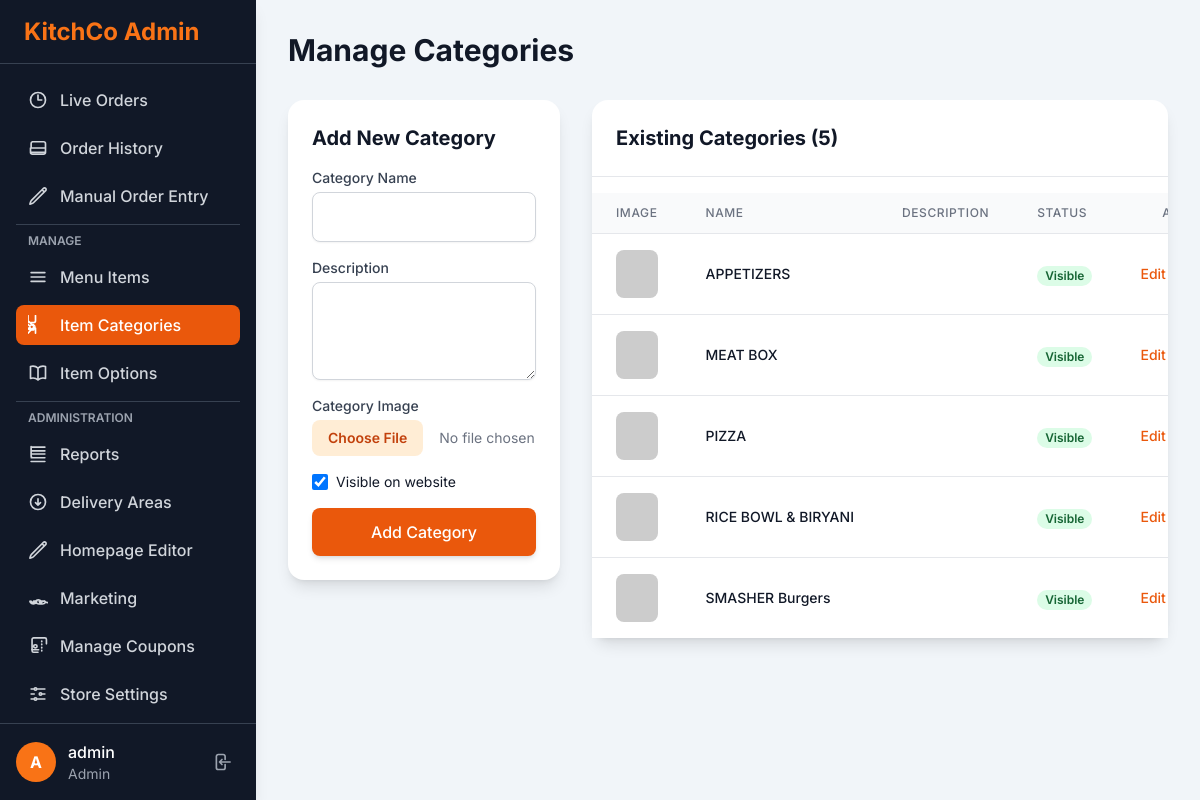
The app's page /admin/manage_categories.php (signed in), older data.
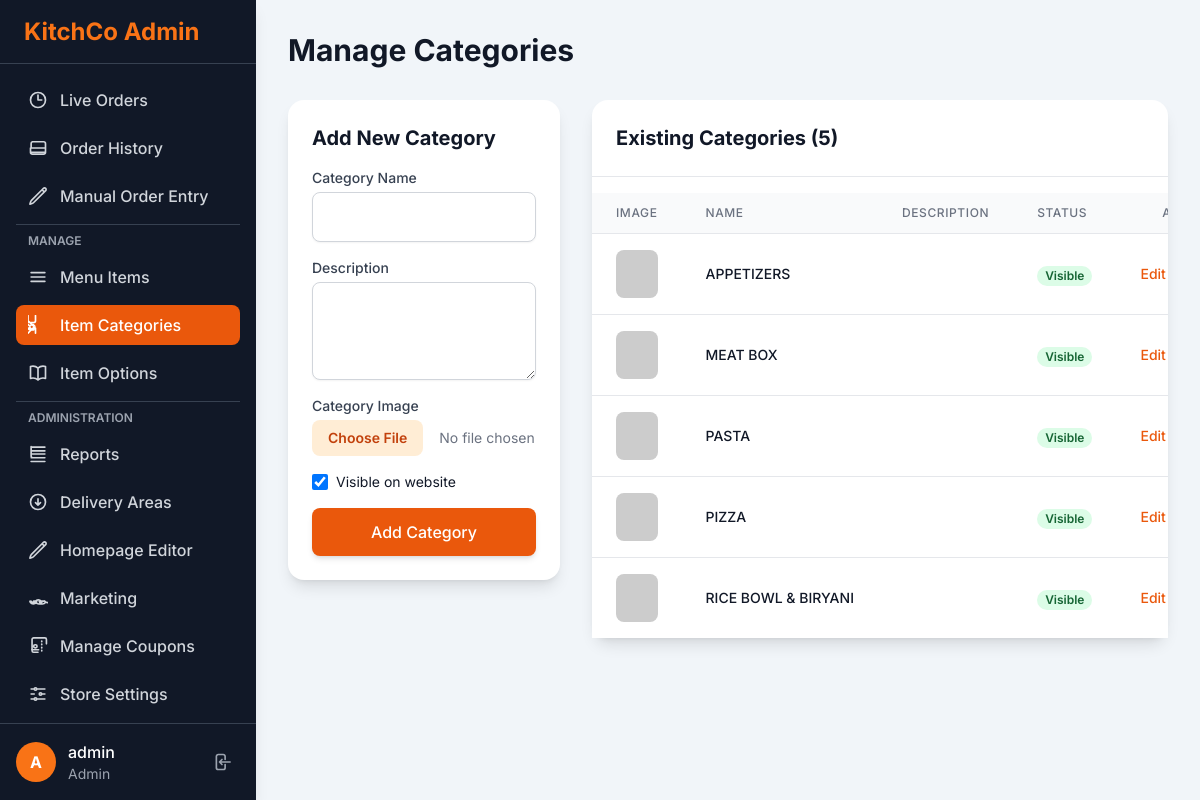
The same page, newer data.
### tables this page shows
CREATE TABLE IF NOT EXISTS `categories` (
  `id` int NOT NULL AUTO_INCREMENT,
  `name` varchar(100) NOT NULL,
  `description` text,
  `image` varchar(255) DEFAULT NULL,
  `is_visible` tinyint(1) NOT NULL DEFAULT '1',
  PRIMARY KEY (`id`)
);

### config.php (called while the page is built, shortened)
<?php
function e($data) {
    return htmlspecialchars($data, ENT_QUOTES, 'UTF-8');
}
?>

### admin/manage_categories.php (the view, shortened to what the changed rows need)
<?php
require_once('header.php');
$action = $_GET['action'] ?? 'list';
$page_title = 'Manage Categories';
$categories = [];
$result = $db->query("SELECT * FROM categories ORDER BY name ASC");
if ($result) {
    while ($row = $result->fetch_assoc()) {
        $categories[] = $row;
    }
}
?>
<h1 class="text-3xl font-bold text-gray-900 mb-8"><?php echo e($page_title); ?></h1>
<div class="grid grid-cols-1 lg:grid-cols-3 gap-8">
    <div class="lg:col-span-1">
        <div class="bg-white p-6 rounded-2xl shadow-lg">
            <h2 class="text-xl font-bold text-gray-900 mb-4">
                <?php echo ($action === 'edit') ? 'Edit Category' : 'Add New Category'; ?>
            </h2>
        </div>
    </div>
    <div class="lg:col-span-2">
        <div class="bg-white rounded-2xl shadow-lg">
            <h2 class="text-xl font-bold text-gray-900 mb-4 p-6 border-b border-gray-200">
                Existing Categories (<?php echo count($categories); ?>)
            </h2>
            <div class="overflow-x-auto">
                <table class="min-w-full divide-y divide-gray-200">
                    <thead class="bg-gray-50">
                        <tr>
                            <th scope="col" class="px-6 py-3 text-left text-xs font-medium text-gray-500 uppercase tracking-wider">Image</th>
                            <th scope="col" class="px-6 py-3 text-left text-xs font-medium text-gray-500 uppercase tracking-wider">Name</th>
                            <th scope="col" class="px-6 py-3 text-left text-xs font-medium text-gray-500 uppercase tracking-wider">Description</th>
                            <th scope="col" class="px-6 py-3 text-left text-xs font-medium text-gray-500 uppercase tracking-wider">Status</th>
                            <th scope="col" class="px-6 py-3 text-right text-xs font-medium text-gray-500 uppercase tracking-wider">Actions</th>
                        </tr>
                    </thead>
                    <tbody class="bg-white divide-y divide-gray-200">
                        <?php if (empty($categories)): ?>
                            <tr>
                                <td colspan="5" class="px-6 py-4 text-center text-gray-500">
                                    No categories found. Add one using the form!
                                </td>
                            </tr>
                        <?php else: ?>
                            <?php foreach ($categories as $category): ?>
                                <tr>
                                    <td class="px-6 py-4 whitespace-nowrap">
                                        <img
                                            src="<?php echo e(BASE_URL . ($category['image'] ?? '/uploads/placeholder.png')); ?>"
                                            alt="<?php echo e($category['name']); ?>"
                                            class="w-12 h-12 object-cover rounded-lg"
                                            onerror="this.src='https://placehold.co/100x100/EFEFEF/AAAAAA?text=No+Image'"
                                        >
                                    </td>
                                    <td class="px-6 py-4 whitespace-nowrap">
                                        <div class="text-sm font-medium text-gray-900"><?php echo e($category['name']); ?></div>
                                    </td>
                                    <td class="px-6 py-4 whitespace-nowrap">
                                    </td>
                                    <td class="px-6 py-4 whitespace-nowrap">
                                        <?php if ($category['is_visible']): ?>
                                            <span class="px-2 inline-flex text-xs leading-5 font-semibold rounded-full bg-green-100 text-green-800">
                                                Visible
                                            </span>
                                        <?php else: ?>
                                            <span class="px-2 inline-flex text-xs leading-5 font-semibold rounded-full bg-gray-100 text-gray-800">
                                                Hidden
                                            </span>
                                        <?php endif; ?>
                                    </td>
                                    <td class="px-6 py-4 whitespace-nowrap text-right text-sm font-medium space-x-2">
                                        <a href="manage_categories.php?action=edit&id=<?php echo e($category['id']); ?>" class="text-orange-600 hover:text-orange-900">Edit</a>
                                    </td>
                                </tr>
                            <?php endforeach; ?>
                        <?php endif; ?>
                    </tbody>
                </table>
            </div>
        </div>
    </div>
</div>
<?php
require_once('footer.php');
?>

Row changes from the older to the newer data that the page shows:
removed categories: name "SMASHER Burgers", is_visible "Visible"
added categories: name "PASTA", is_visible "Visible"
